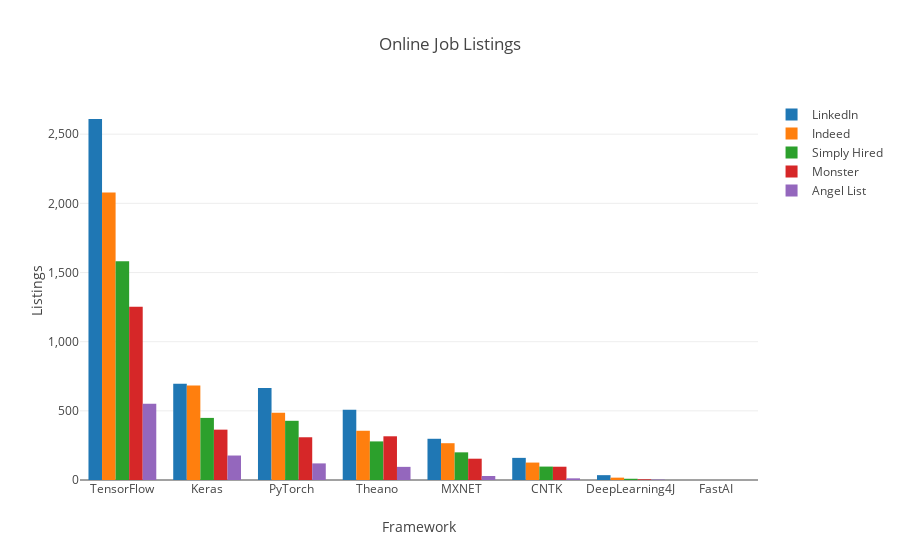

The notebook cell this image was saved under:
### Markdown cell above
Cool. Now let's see how this data looks with grouped bars instead of stacked bars by changing the barmode to "group".

### Code cell
indeed = go.Bar(x=df.index, y=y_indeed, name = "Indeed")
simply = go.Bar(x=df.index, y=y_simply, name="Simply Hired")
monster = go.Bar(x=df.index, y=y_monster, name="Monster")
linked = go.Bar(x=df.index, y=y_linkedin, name="LinkedIn")
angel = go.Bar(x=df.index, y=y_angel, name='Angel List')

data = [linked, indeed, simply, monster, angel]
layout = go.Layout(
    barmode='group',
    title="Online Job Listings",
    xaxis={'title': 'Framework'},
    yaxis={'title': "Listings", 'separatethousands': True,
    }
)

fig = go.Figure(data=data, layout=layout)
py.iplot(fig)

### Figure 1 — Plotly figure (JSON) as saved in the notebook; plotly's stock layout.template omitted (floating-point values rounded to 4 significant figures)
{"data": [{"name": "LinkedIn", "x": ["TensorFlow", "Keras", "PyTorch", "Theano", "MXNET", "CNTK", "DeepLearning4J", "FastAI"], "y": [2610, 695, 665, 508, 298, 160, 35, 0], "type": "bar", "uid": "a520920c-bcd6-11e8-bd3e-0242ac130004"}, {"name": "Indeed", "x": ["TensorFlow", "Keras", "PyTorch", "Theano", "MXNET", "CNTK", "DeepLearning4J", "FastAI"], "y": [2079, 684, 486, 356, 266, 126, 17, 0], "type": "bar", "uid": "a5209464-bcd6-11e8-bd3e-0242ac130004"}, {"name": "Simply Hired", "x": ["TensorFlow", "Keras", "PyTorch", "Theano", "MXNET", "CNTK", "DeepLearning4J", "FastAI"], "y": [1582, 449, 428, 279, 200, 97, 9, 0], "type": "bar", "uid": "a5209572-bcd6-11e8-bd3e-0242ac130004"}, {"name": "Monster", "x": ["TensorFlow", "Keras", "PyTorch", "Theano", "MXNET", "CNTK", "DeepLearning4J", "FastAI"], "y": [1253, 364, 309, 316, 154, 96, 5, 0], "type": "bar", "uid": "a52096bc-bcd6-11e8-bd3e-0242ac130004"}, {"name": "Angel List", "x": ["TensorFlow", "Keras", "PyTorch", "Theano", "MXNET", "CNTK", "DeepLearning4J", "FastAI"], "y": [552, 177, 120, 95, 29, 12, 3, 0], "type": "bar", "uid": "a52097e8-bcd6-11e8-bd3e-0242ac130004"}], "layout": {"barmode": "group", "title": "Online Job Listings", "xaxis": {"title": "Framework"}, "yaxis": {"separatethousands": true, "title": "Listings"}}}
